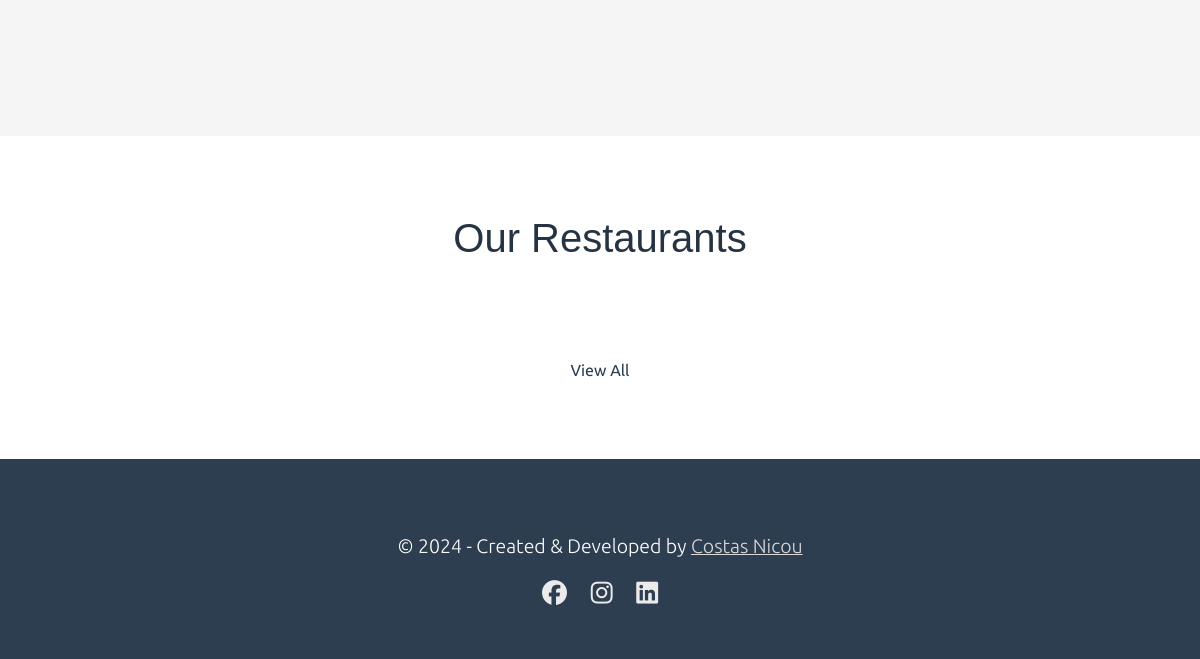
/ (lower part), run on an earlier commit of the app's database.
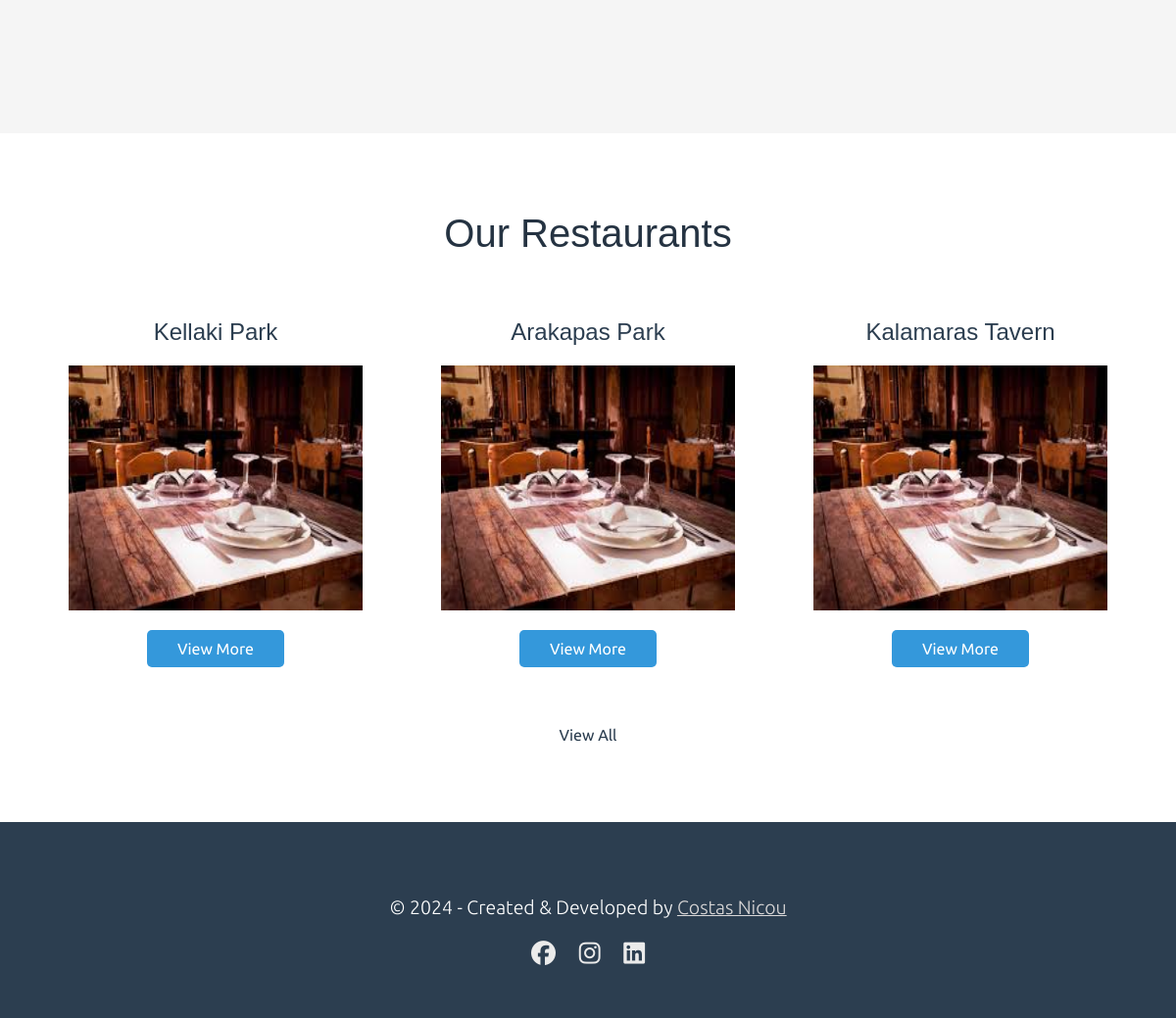
And on a later commit of the database.
### food/models.py (models this page shows, shortened)
class Restaurant(models.Model):
    city = models.ForeignKey(City,on_delete=models.CASCADE,related_name="restaurant_by_city")
    restaurant_name = models.CharField(max_length=100)
    restaurant_image = models.ImageField(default='restaurant_default.jpg',upload_to='restaurant_images')
    restaurant_location = models.CharField(max_length=100)
    restaurant_slug = models.SlugField(unique=True,blank=True)  # Add this field for slug-based lookups
    restaurant_phone = models.IntegerField(unique=True)
    restaurant_about= models.TextField()
    restaurant_featured = models.BooleanField(blank=True)

### food/views.py (the view)
# urls.py: path('',food_views.index,name="index"),
def index(request):
    restaurants = Restaurant.objects.filter(restaurant_featured=True)
    return render(request,"food/index.html",{
        "restaurants":restaurants
    })

### food/templates/food/index.html (shortened to what this page needs)
{% extends "food/layout.html" %}
{% load static %}
{% block main %}
<section class="our-mission-section">
    <div class="flex">
        <article class="mission-article">
        </article>
        <div class="mission-img-div">
        </div>
    </div>
</section>
<section class="menu-section">
    <h2 class="section-title ">Our Restaurants</h2>
    <div class="items-container">
        {% for restaurant in restaurants %}
        <div class="item">
            <h3 class="item-title">{{restaurant.restaurant_name}}</h3>
            <img src="{{restaurant.restaurant_image.url}}" width="300px" height="250px" alt="">
            <a class="btn" href="{%url 'food:restaurant_details' restaurant.restaurant_slug %}">View More</a>
        </div>
        {%endfor%}
    </div>
    <a href="{% url 'restaurant_list' %}" class="view-all-restaurants">View All</a>
</section>
{% endblock %}

What changed in the data, as far as the page shows it:
now on this page (row edited): Restaurant: restaurant_name "Kellaki Park", restaurant_image (placeholder picture)
now on this page (row edited): Restaurant: restaurant_name "Arakapas Park", restaurant_image (placeholder picture)
now on this page (row edited): Restaurant: restaurant_name "Kalamaras Tavern", restaurant_image (placeholder picture)
